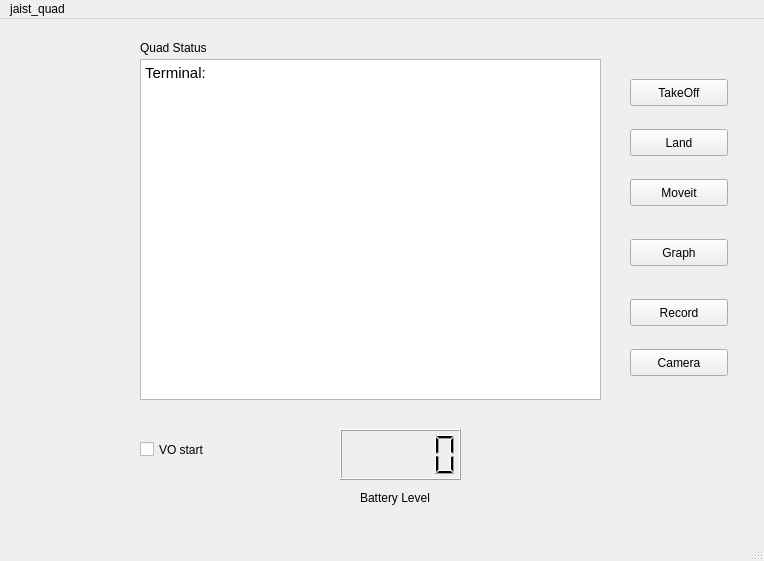
<?xml version="1.0" encoding="UTF-8"?>
<ui version="4.0">
 <class>jaist_quad_quadClass</class>
 <widget class="QMainWindow" name="jaist_quad_quadClass">
  <property name="geometry">
   <rect>
    <x>0</x>
    <y>0</y>
    <width>764</width>
    <height>561</height>
   </rect>
  </property>
  <property name="windowTitle">
   <string>MainWindow</string>
  </property>
  <widget class="QWidget" name="centralwidget">
   <widget class="QPushButton" name="buttonTakeOff">
    <property name="geometry">
     <rect>
      <x>630</x>
      <y>60</y>
      <width>98</width>
      <height>27</height>
     </rect>
    </property>
    <property name="text">
     <string>TakeOff</string>
    </property>
   </widget>
   <widget class="QPushButton" name="buttonLand">
    <property name="geometry">
     <rect>
      <x>630</x>
      <y>110</y>
      <width>98</width>
      <height>27</height>
     </rect>
    </property>
    <property name="text">
     <string>Land</string>
    </property>
   </widget>
   <widget class="QPushButton" name="buttonMoveit">
    <property name="geometry">
     <rect>
      <x>630</x>
      <y>160</y>
      <width>98</width>
      <height>27</height>
     </rect>
    </property>
    <property name="text">
     <string>Moveit</string>
    </property>
   </widget>
   <widget class="QPushButton" name="buttonGraph">
    <property name="geometry">
     <rect>
      <x>630</x>
      <y>220</y>
      <width>98</width>
      <height>27</height>
     </rect>
    </property>
    <property name="text">
     <string>Graph</string>
    </property>
   </widget>
   <widget class="QPushButton" name="buttonRecord">
    <property name="geometry">
     <rect>
      <x>630</x>
      <y>280</y>
      <width>98</width>
      <height>27</height>
     </rect>
    </property>
    <property name="text">
     <string>Record</string>
    </property>
   </widget>
   <widget class="QCheckBox" name="checkVO_start">
    <property name="geometry">
     <rect>
      <x>140</x>
      <y>410</y>
      <width>111</width>
      <height>41</height>
     </rect>
    </property>
    <property name="text">
     <string>VO start</string>
    </property>
   </widget>
   <widget class="QPushButton" name="buttonCamera">
    <property name="geometry">
     <rect>
      <x>630</x>
      <y>330</y>
      <width>98</width>
      <height>27</height>
     </rect>
    </property>
    <property name="text">
     <string>Camera</string>
    </property>
   </widget>
   <widget class="QLCDNumber" name="displayBattery">
    <property name="geometry">
     <rect>
      <x>340</x>
      <y>410</y>
      <width>121</width>
      <height>51</height>
     </rect>
    </property>
   </widget>
   <widget class="QLabel" name="label_2">
    <property name="geometry">
     <rect>
      <x>360</x>
      <y>470</y>
      <width>91</width>
      <height>17</height>
     </rect>
    </property>
    <property name="text">
     <string>Battery Level</string>
    </property>
   </widget>
   <widget class="QTextBrowser" name="textboxTerminal">
    <property name="geometry">
     <rect>
      <x>140</x>
      <y>40</y>
      <width>461</width>
      <height>341</height>
     </rect>
    </property>
    <property name="html">
     <string>&lt;!DOCTYPE HTML PUBLIC &quot;-//W3C//DTD HTML 4.0//EN&quot; &quot;http://www.w3.org/TR/REC-html40/strict.dtd&quot;&gt;
&lt;html&gt;&lt;head&gt;&lt;meta name=&quot;qrichtext&quot; content=&quot;1&quot; /&gt;&lt;style type=&quot;text/css&quot;&gt;
p, li { white-space: pre-wrap; }
&lt;/style&gt;&lt;/head&gt;&lt;body style=&quot; font-family:'Ubuntu'; font-size:11pt; font-weight:400; font-style:normal;&quot;&gt;
&lt;p style=&quot; margin-top:0px; margin-bottom:0px; margin-left:0px; margin-right:0px; -qt-block-indent:0; text-indent:0px;&quot;&gt;Terminal:&lt;/p&gt;
&lt;p style=&quot;-qt-paragraph-type:empty; margin-top:0px; margin-bottom:0px; margin-left:0px; margin-right:0px; -qt-block-indent:0; text-indent:0px;&quot;&gt;&lt;br /&gt;&lt;/p&gt;&lt;/body&gt;&lt;/html&gt;</string>
    </property>
   </widget>
   <widget class="QLabel" name="label">
    <property name="geometry">
     <rect>
      <x>140</x>
      <y>20</y>
      <width>91</width>
      <height>17</height>
     </rect>
    </property>
    <property name="text">
     <string>Quad Status</string>
    </property>
   </widget>
  </widget>
  <widget class="QMenuBar" name="menubar">
   <property name="geometry">
    <rect>
     <x>0</x>
     <y>0</y>
     <width>764</width>
     <height>25</height>
    </rect>
   </property>
   <widget class="QMenu" name="menuArdrone_GUI">
    <property name="title">
     <string>jaist_quad</string>
    </property>
   </widget>
   <addaction name="menuArdrone_GUI"/>
  </widget>
  <widget class="QStatusBar" name="statusbar"/>
 </widget>
 <resources/>
 <connections/>
</ui>
